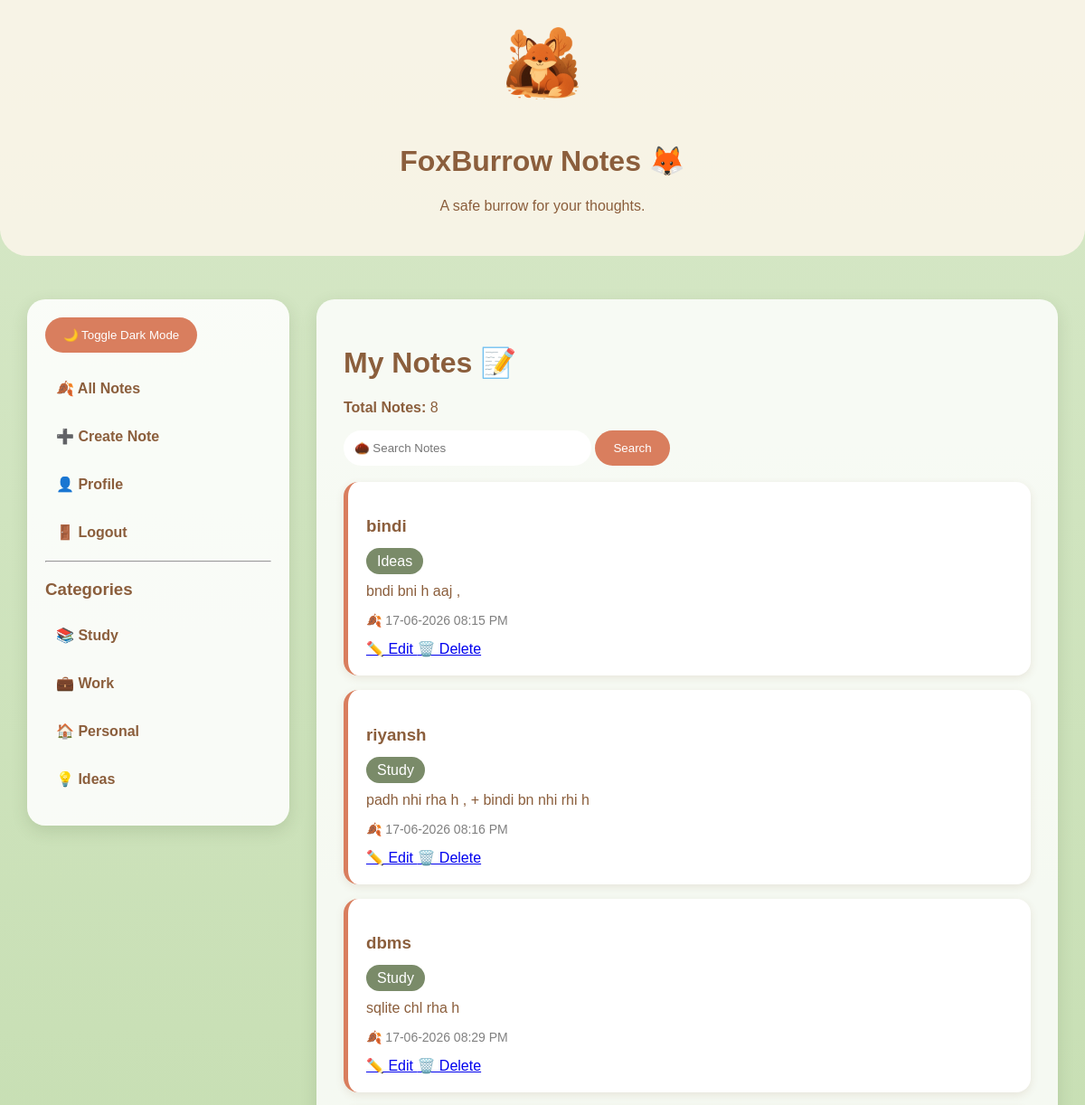
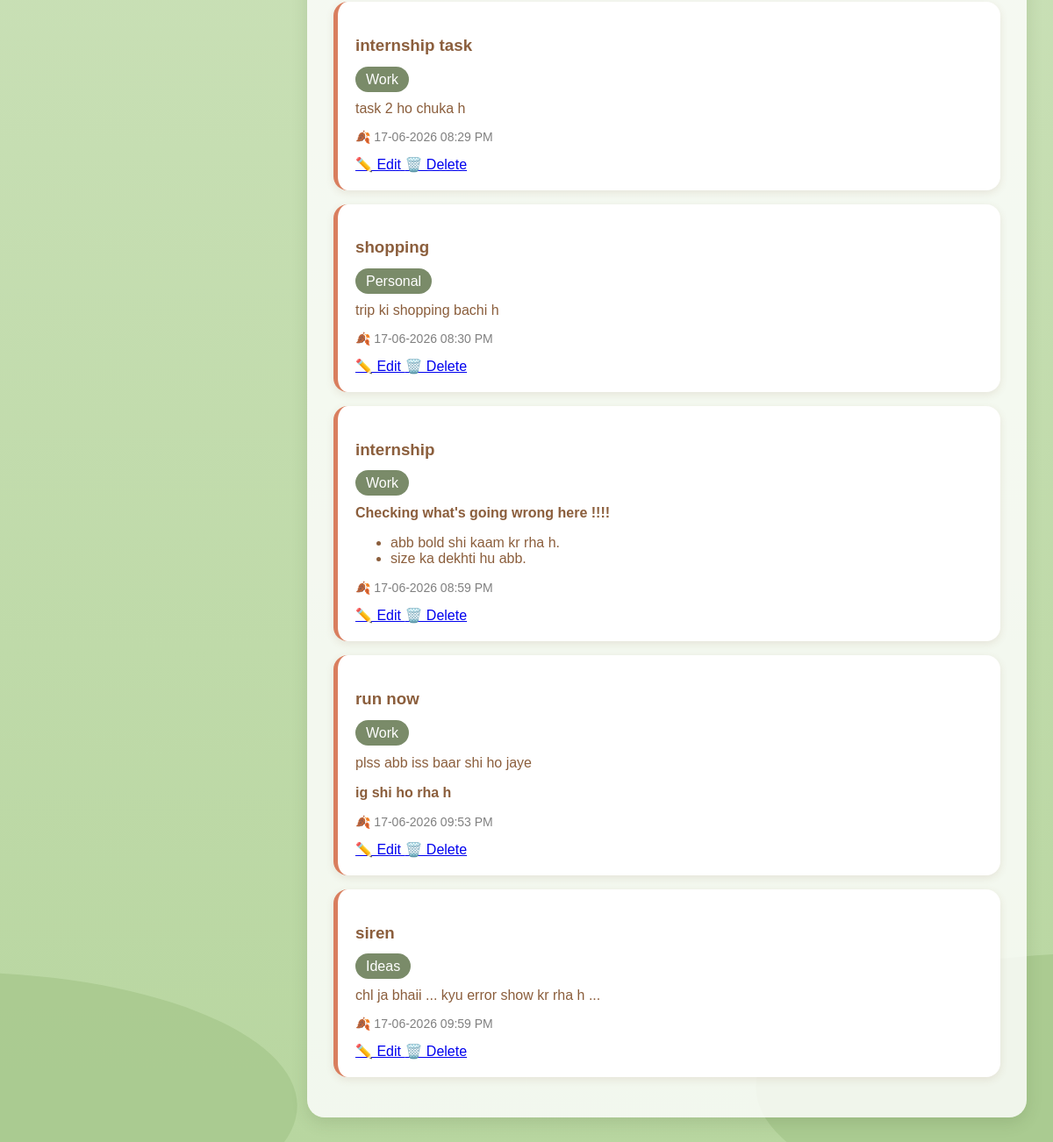
The app's page /notes (signed in) with its own data (2 pictures, top to bottom).
### tables this page shows
CREATE TABLE notes(
    id INTEGER PRIMARY KEY AUTOINCREMENT,
    title TEXT NOT NULL,
    content TEXT NOT NULL,
    user_id INTEGER,
    created_at TEXT
, category TEXT);

### app.py (the view, shortened to what this page needs)
@app.route("/notes")
def view_notes():
    if "user_id" not in session:
        return redirect("/login")
    search = request.args.get("search")
    category = request.args.get("category")
    conn = sqlite3.connect("database.db")
    cursor = conn.cursor()
    if category:
        cursor.execute(
            """
            SELECT * FROM notes
            WHERE user_id=? AND category=?
            """,
            (session["user_id"], category)
        )
    else:
        cursor.execute(
            """
            SELECT * FROM notes
            WHERE user_id=?
            """,
            (session["user_id"],)
        )
    notes = cursor.fetchall()
    decrypted_notes = []
    for note in notes:
        try:
            decrypted_content = cipher.decrypt(
                note[2].encode()
            ).decode()
            note = list(note)
            note[2] = decrypted_content
        except:
            pass
        decrypted_notes.append(note)
    notes = decrypted_notes
    note_count = len(notes)
    conn.close()
    return render_template(
        "notes.html",
        notes=notes,
        note_count=note_count
    )

### templates/notes.html (shortened to what this page needs)
<!DOCTYPE html>
<html lang="en">
<head>
    <link rel="stylesheet"
    href="{{ url_for('static', filename='css/style.css') }}">
</head>
<body class="notes-body">
<div class="hero">
    <img
    src="{{ url_for('static', filename='images/fox-sitting.png') }}"
    style="width:80px;height:80px;"
    class="fox"/>
    <div>
        <h1>FoxBurrow Notes 🦊</h1>
        <p>A safe burrow for your thoughts.</p>
    </div>
</div>
<br>
<div class="main-layout">
<div class="sidebar">
    <button onclick="toggleDarkMode()">
        🌙 Toggle Dark Mode
    </button>
    <br><br>
    <a href="/notes">🍂 All Notes</a>
    <a href="/create-note">
        ➕ Create Note
    </a>
    <a href="/profile">
        👤 Profile
    </a>
    <a href="/logout">
        🚪 Logout
    </a>
    <hr>
    <h3>Categories</h3>
    <a href="/notes?category=Study">
        📚 Study
    </a>
    <a href="/notes?category=Work">
        💼 Work
    </a>
    <a href="/notes?category=Personal">
        🏠 Personal
    </a>
    <a href="/notes?category=Ideas">
        💡 Ideas
    </a>
</div>
<div class="content">
    <h1>My Notes 📝</h1>
    <p>
        <b>Total Notes:</b> {{ note_count }}
    </p>
    <form method="GET">
        <input
        class="search-box"
        type="text"
        name="search"
        placeholder="🌰 Search Notes">
        <button type="submit">
            Search
        </button>
    </form>
    <br>
    {% if notes %}
        {% for note in notes %}
        <div class="note-card">
            <h3>{{ note[1] }}</h3>
            <span class="category-tag">
                {{ note[5] }}
            </span>
            <div class="note-content">
                {{ note[2] | safe }}
            </div>
            <p class="date">
                🍂 {{ note[4] }}
            </p>
            <a href="/edit-note/{{ note[0] }}">
                ✏️ Edit
            </a>
            <a
            href="#"
            onclick="showDeleteModal('{{ note[0] }}'); return false;">
                🗑️ Delete
            </a>
        </div>
        {% endfor %}
    {% else %}
        <h3>No Notes Found 😔</h3>
        <p>Create your first note!</p>
    {% endif %}
</div>
</div>
</body>
</html>

### static/css/style.css (style rules this page uses)
:root { --cream: #FDF6EC; --terracotta: #D97E5E; --moss: #7A8B69; --brown: #8B5E3C; --dark-bg: #1B2A22; --amber: #F4B860; --white: #E8E8E8; }
body { max-width: 1200px; margin: auto; background-color: var(--cream); color: var(--brown); font-family: Arial, sans-serif; padding: 20px; }
.notes-body { max-width: none; margin: 0; padding: 0; min-height: 100vh; background: linear-gradient(180deg, #D7E8C8 0%, #B8D6A0 100%); position: relative; overflow-x: hidden; font-family: Arial, sans-serif; color: var(--brown); }
.hero { background: rgba(253, 246, 236, 0.85); padding: 30px; border-radius: 0 0 30px 30px; display: flex; align-items: center; gap: 20px; position: relative; z-index: 2; flex-direction: column; justify-content: center; text-align: center; }
.fox { width: 80px; height: auto; }
.note-card { background: white; border-radius: 16px; padding: 20px; margin-bottom: 16px; box-shadow: 0 3px 10px rgba(139, 94, 60, 0.12); border-left: 5px solid var(--terracotta); transition: transform 0.15s ease, box-shadow 0.15s ease; }
.category-tag { background: var(--moss); color: white; padding: 6px 12px; border-radius: 20px; }
.search-box { padding: 12px; border-radius: 20px; border: none; width: 250px; }
button { background: var(--terracotta); color: white; border: none; border-radius: 20px; padding: 12px 20px; cursor: pointer; }
.date { color: gray; font-size: 14px; }
.note-content { margin-top: 15px; margin-bottom: 15px; }
.main-layout { display: flex; align-items: flex-start; gap: 30px; margin-top: 30px; padding: 0 30px 30px; position: relative; z-index: 2; }
.sidebar { width: 250px; min-width: 250px; background: rgba(255, 255, 255, 0.88); padding: 20px; border-radius: 20px; box-shadow: 0 6px 18px rgba(60, 80, 40, 0.15); position: relative; z-index: 2; }
.sidebar a { display: block; text-decoration: none; color: #8B5E3C; padding: 12px; margin-bottom: 10px; border-radius: 12px; font-weight: bold; }
.content { flex: 1; background: rgba(255, 255, 255, 0.82); border-radius: 20px; padding: 30px; min-height: 600px; box-shadow: 0 6px 18px rgba(60, 80, 40, 0.15); position: relative; z-index: 2; }
.hero img, .hero .fox, .hero .fox-walking, .hero .fox-reading, .hero .fox-guard { margin: 0 auto 8px; }

### records on screen
notes: title "bindi", category "Ideas", content "bndi bni h aaj ,", created_at "17-06-2026 08:15 PM"
notes: title "riyansh", category "Study", content "padh nhi rha h , + bindi bn nhi rhi h", created_at "17-06-2026 08:16 PM"
notes: title "dbms", category "Study", content "sqlite chl rha h", created_at "17-06-2026 08:29 PM"
notes: title "internship task", category "Work", content "task 2 ho chuka h", created_at "17-06-2026 08:29 PM"
notes: title "shopping", category "Personal", content "trip ki shopping bachi h", created_at "17-06-2026 08:30 PM"
notes: title "internship", category "Work", content "Checking what's going wrong here !!!! abb bold shi kaam kr rha h. size ka dekhti hu abb.", created_at "17-06-2026 08:59 PM"
notes: title "run now", category "Work", content "plss abb iss baar shi ho jaye ig shi ho rha h", created_at "17-06-2026 09:53 PM"
notes: title "siren", category "Ideas", content "chl ja bhaii ... kyu error show kr rha h ...", created_at "17-06-2026 09:59 PM"

### other values on screen
{{ note_count }} "8"
